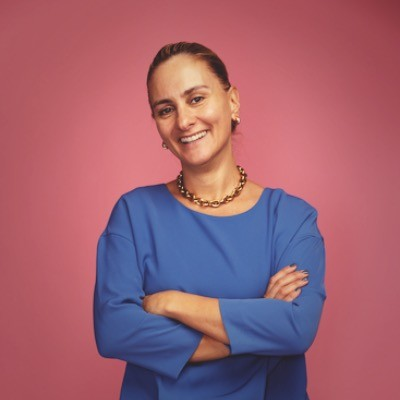
#> input picture assets/img/source/nara.jpg, 400 x 400 px
$ python make_cover.py
#> lines starting #> are read from the running program, lines starting #| are printed output that depends on the picture; after the words box and inside, x2 and y2 are one past the last pixel; in counts of white or black regions, pixels touching at a corner belong together
### tools/make_promo.py
#!/usr/bin/env python3
"""Builds the launch images for an episode: key art (teaser + out now) in every size, and quote cards.

    python3 tools/make_promo.py data/promo/episode-14.json      # writes promo-output/<name>/

Everything is drawn from the episode JSON plus the brand fonts, logo and photo in this repo.
"""
import datetime, io, json, sys, tempfile
from functools import lru_cache
from pathlib import Path
import cairosvg, numpy as np
from fontTools.ttLib import TTFont
from PIL import Image, ImageDraw, ImageFont

ROOT = Path(__file__).resolve().parent.parent
sys.path.insert(0, str(Path(__file__).resolve().parent))
from enhance_photos import enhance  # same tone adjustment as the site photos

NAVY, INDIGO, SKY, ICE, MUTED = (10, 15, 44), (37, 26, 99), (117, 192, 251), (165, 215, 255), (180, 189, 219)


# [5 lines left out: function font_path, not called in this run]


@lru_cache(None)
def font(weight, size):
    return ImageFont.truetype(font_path(weight), int(size))


def gradient(w, h):
    t = np.linspace(0, 1, h)[:, None, None]
    arr = np.array(NAVY)[None, None, :] * (1 - t) + np.array(INDIGO)[None, None, :] * t
    return Image.fromarray(np.repeat(arr, w, axis=1).astype("uint8"), "RGB")


def logo(height):
    svg = ROOT / "assets/img/udokk-logo-clean.svg"
    return Image.open(io.BytesIO(cairosvg.svg2png(url=str(svg), output_height=int(height)))).convert("RGBA")


def cover(ph, w, h, cx=0.5, cy=0.5):
    s = max(w / ph.width, h / ph.height)
    im = ph.resize((round(ph.width * s), round(ph.height * s)), Image.LANCZOS)
    x = min(max(round(im.width * cx - w / 2), 0), im.width - w)
    y = min(max(round(im.height * cy - h / 2), 0), im.height - h)
    return im.crop((x, y, x + w, y + h))


# [43 lines left out: functions fade, wrap, fit, lines_out, pill, not called in this run]


def typo(s):
    return s.replace("'", "’")


def load_photo(ep):
    return enhance(Image.open(ROOT / ep["photo"]).convert("RGB"))


# [79 lines left out: functions key_art, quote_card, main, not called in this run]


# [2 lines that do not run on import are left out]

### tools/make_cover.py
#!/usr/bin/env python3
"""Podcast cover art (square, 3000x3000, JPEG) with the host's portrait: promo-output/cover/dokkcast-cover-3000.jpg

Uses assets/img/source/nara.jpg. That file is only 400px wide, so for a sharper cover replace it with a larger original.
"""
import sys
from pathlib import Path
from PIL import Image, ImageDraw, ImageFilter
sys.path.insert(0, str(Path(__file__).resolve().parent))
from make_promo import gradient, font, logo, cover, SKY, MUTED, ROOT

OUT = ROOT / "promo-output/cover"
OUT.mkdir(parents=True, exist_ok=True)
S = 3000
card = gradient(S, S).convert("RGBA")
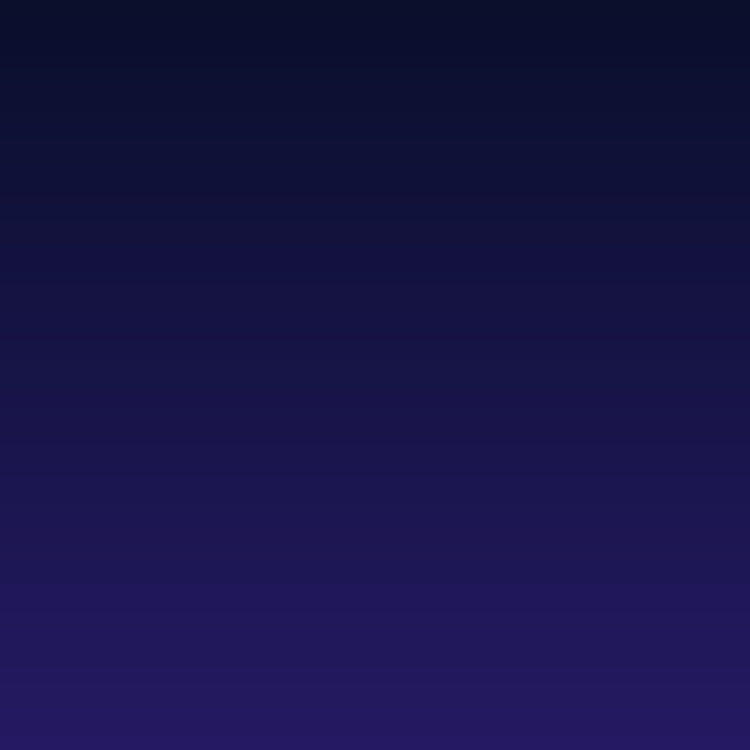
#> card: PIL image 3000x3000 RGBA (shown at 1/4 size); mean R, G, B, A 23, 20, 71, 255
d = ImageDraw.Draw(card)

# portrait in a circle, bottom right, with a sky-blue ring
D = 1330
ph = cover(Image.open(ROOT / "assets/img/source/nara.jpg").convert("RGB"), D, D, 0.5, 0.42).filter(ImageFilter.UnsharpMask(2, 60, 2))
#> in cover, `s = max(w / ph.width, h / ph.height)`: s = 3.33
mask = Image.new("L", (D * 2, D * 2), 0); ImageDraw.Draw(mask).ellipse((0, 0, D * 2 - 1, D * 2 - 1), fill=255)
#> after `mask = Image.new('L', (D * 2, D * 2), 0)`: mask: PIL image 2660x2660 L; every value is 0
#> after `ImageDraw.Draw(mask).ellipse((0, 0, D * 2 - 1, D * 2 - 1), fill=255)`:
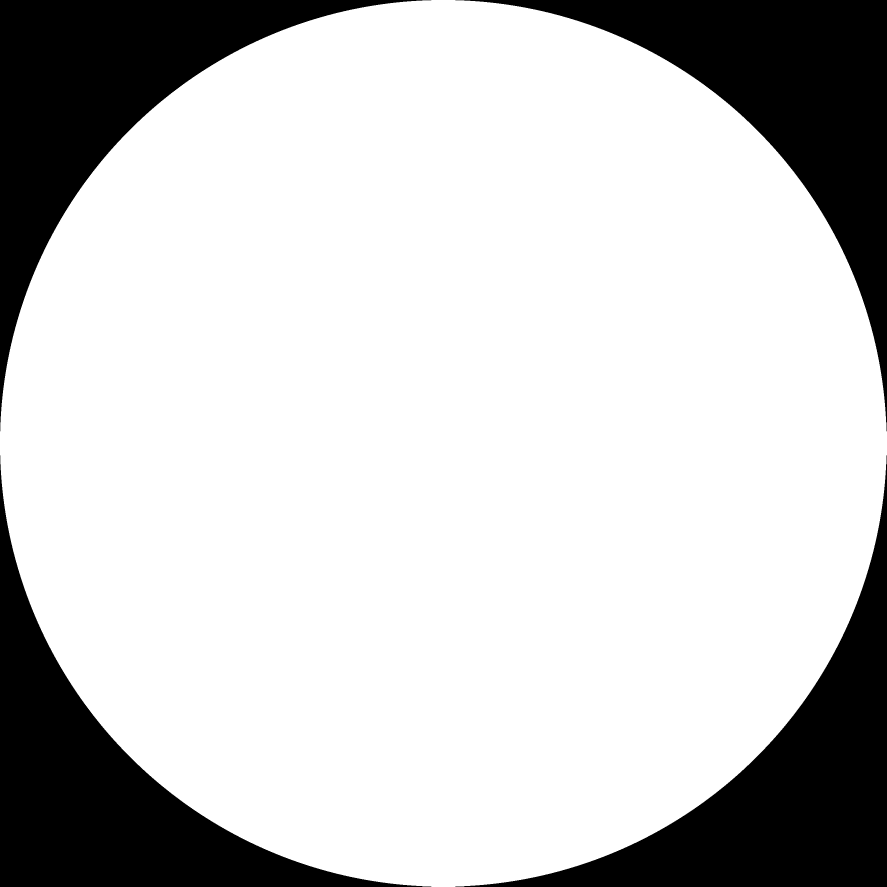
#> mask: PIL image 2660x2660 L (shown at 1/3 size); 78.5% white; 4 black regions, box (x1, y1, x2, y2) and area: (0, 0, 1294, 1294) 379706, (1366, 0, 2660, 1294) 379706, (0, 1366, 1294, 2660) 379706, (1366, 1366, 2660, 2660) 379706
mask = mask.resize((D, D), Image.LANCZOS)
#> mask: PIL image 1330x1330 L
cx, cy = S - D - 170, S - D - 150
ring = 34
d.ellipse((cx - ring, cy - ring, cx + D + ring, cy + D + ring), fill=SKY)
card.paste(ph, (cx, cy), mask)
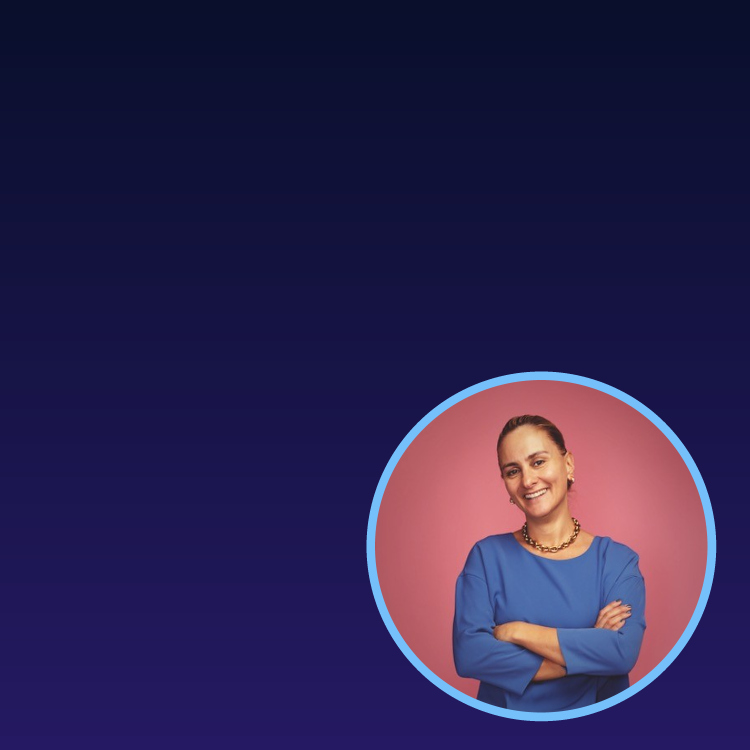
#> card: PIL image 3000x3000 RGBA (shown at 1/4 size); mean R, G, B, A 44, 35, 79.1, 255

lg = logo(260); card.alpha_composite(lg, (230, 180))
#> (the run stopped early here; a loop or call above may not have finished)

$ run again, with assets/img/source/alexander-lyon.jpg copied over assets/img/source/nara.jpg
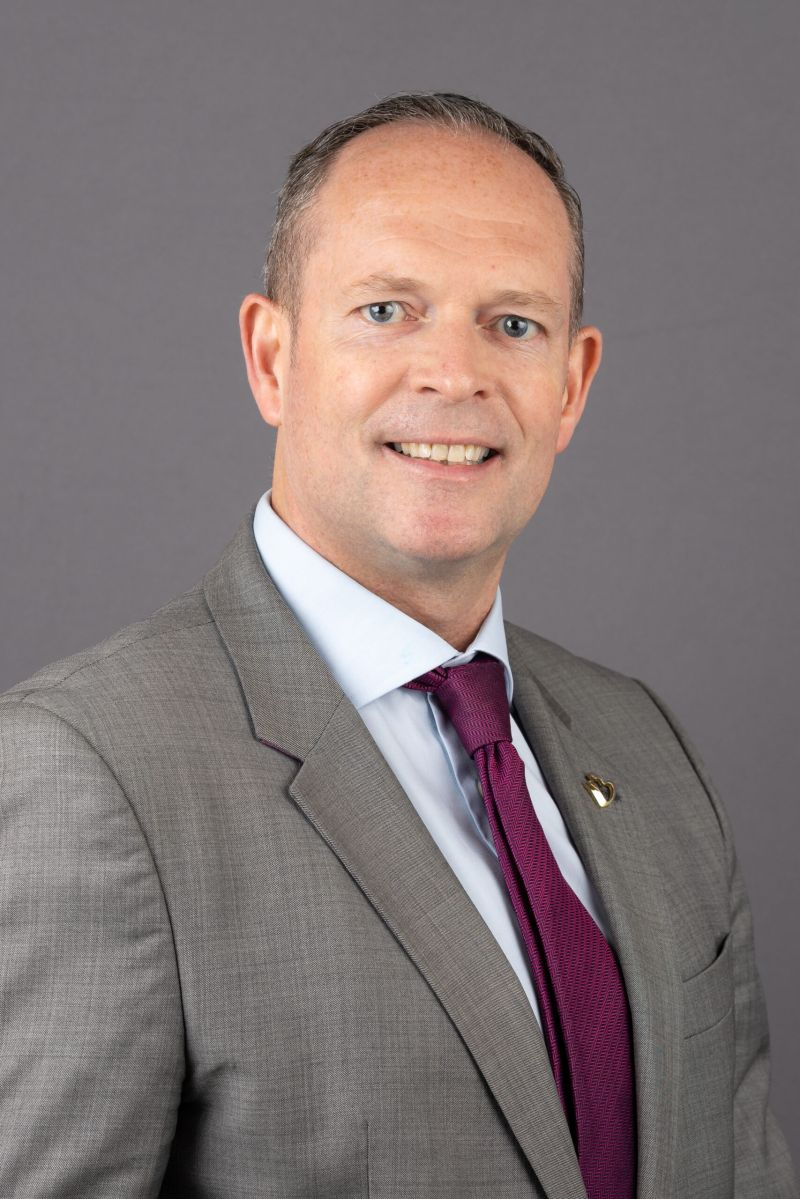
#> input picture assets/img/source/alexander-lyon.jpg, 800 x 1199 px
#> s = 1.66
#> in cover, `return im.crop((x, y, x + w, y + h))`:
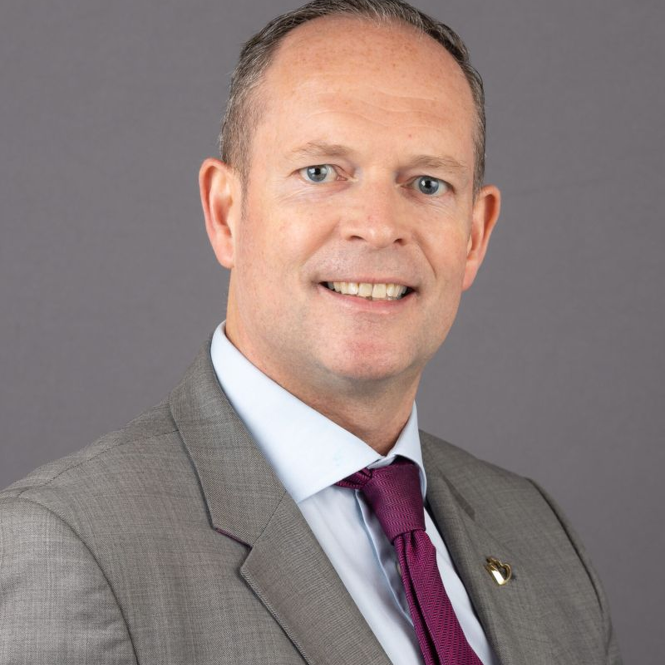
#> returned value: PIL image 1330x1330 RGB (shown at 1/2 size); mean R, G, B 141.3, 126.2, 124
#> `card.paste(ph, (cx, cy), mask)`:
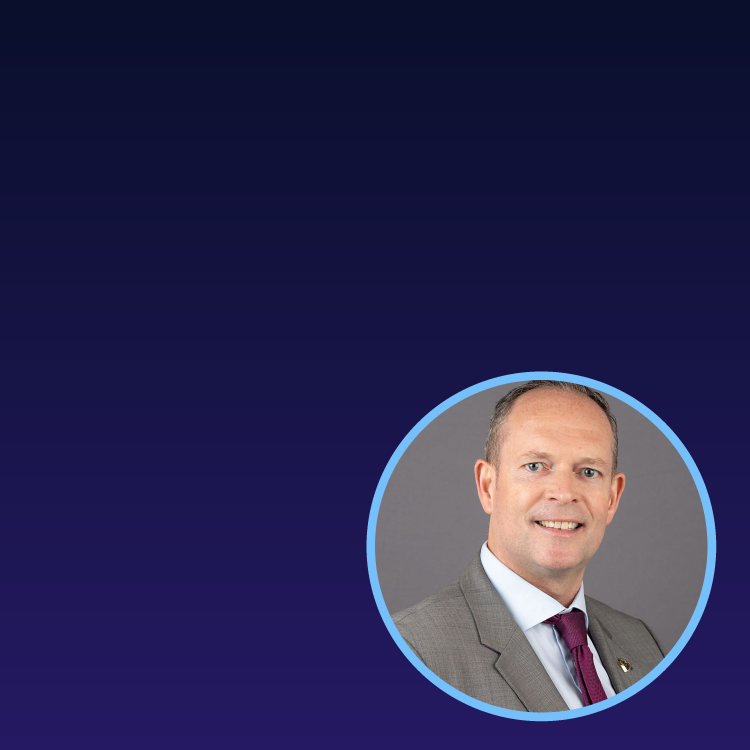
#> card: PIL image 3000x3000 RGBA (shown at 1/4 size); mean R, G, B, A 42.6, 39.3, 80.3, 255

$ run again, with assets/img/source/conversation-pair.jpg copied over assets/img/source/nara.jpg
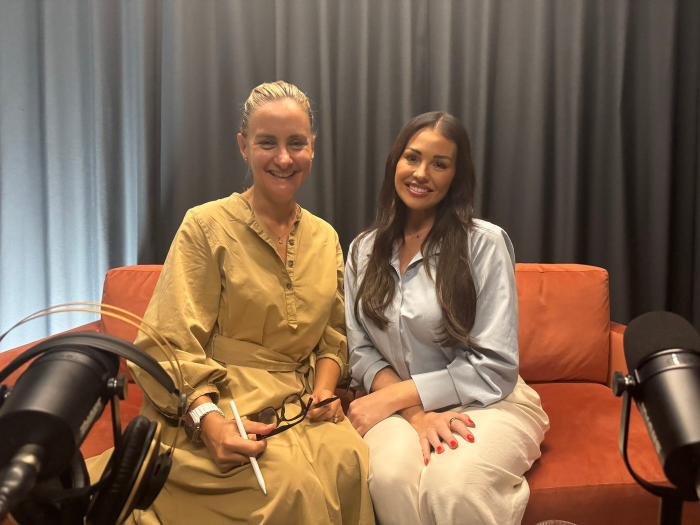
#> input picture assets/img/source/conversation-pair.jpg, 1400 x 1050 px (shown at 1/2 size)
#> s = 1.27
#> in cover, `return im.crop((x, y, x + w, y + h))`:
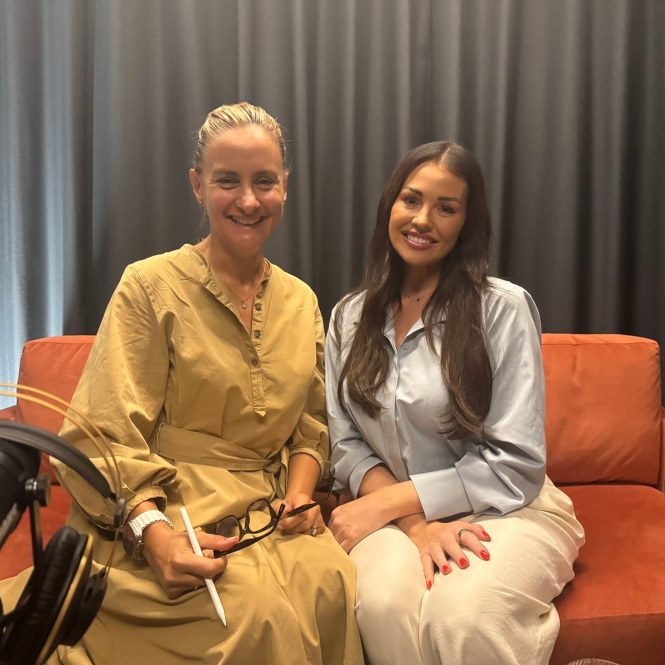
#> returned value: PIL image 1330x1330 RGB (shown at 1/2 size); mean R, G, B 138.1, 107.4, 81.2
#> `card.paste(ph, (cx, cy), mask)`:
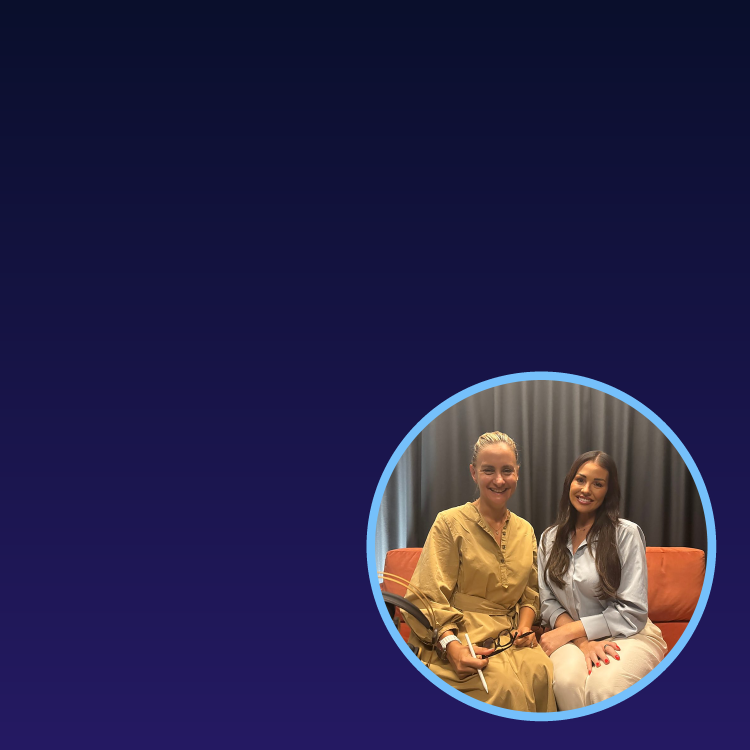
#> card: PIL image 3000x3000 RGBA (shown at 1/4 size); mean R, G, B, A 42.1, 36.7, 73.8, 255
